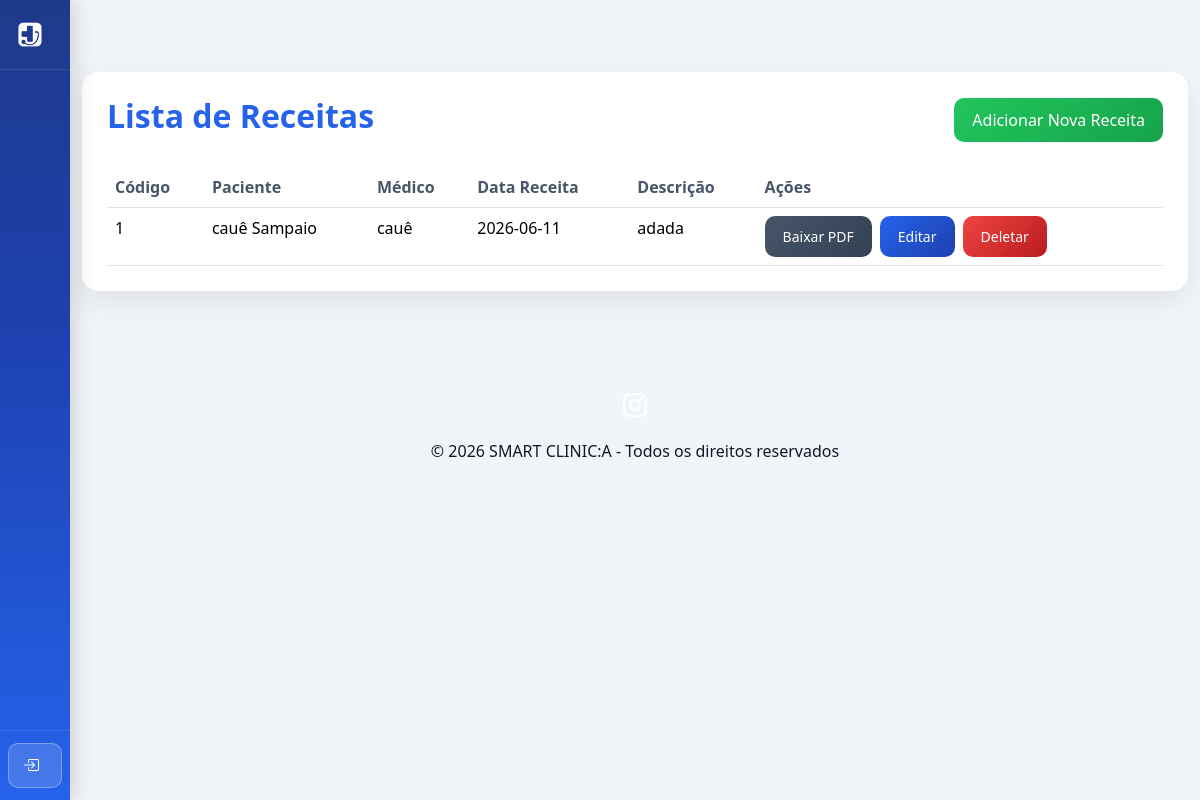
The page /Frontend/receita.php on the database as committed earlier.
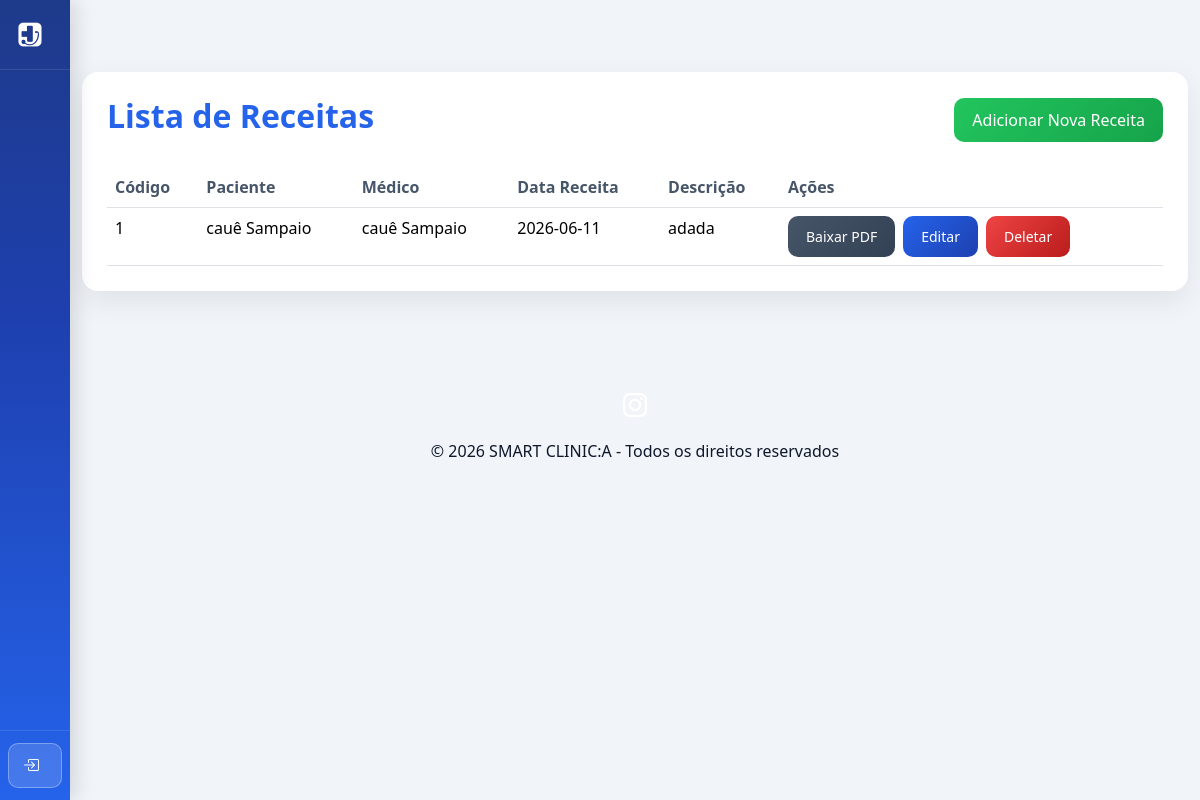
The same page on the database as committed later.
### tables this page shows
CREATE TABLE `receita` (
  `cod` int(11) NOT NULL,
  `fk_paciente_cod` int(11) DEFAULT NULL,
  `fk_medico_cod` int(11) DEFAULT NULL,
  `data_receita` date DEFAULT NULL,
  `descricao` text DEFAULT NULL,
  `tipo` varchar(50) DEFAULT NULL
);

CREATE TABLE `medico` (
  `cod` int(11) NOT NULL,
  `fk_instituicao_cod` int(11) DEFAULT NULL,
  `cpf` varchar(11) NOT NULL,
  `crm` varchar(20) NOT NULL,
  `rqe` varchar(20) DEFAULT NULL,
  `foto` varchar(200) DEFAULT NULL,
  `nome` varchar(100) NOT NULL,
  `email` varchar(100) NOT NULL,
  `senha` varchar(100) NOT NULL,
  `especialidade` varchar(50) DEFAULT NULL,
  `telefone` varchar(20) NOT NULL,
  `endereco` varchar(200) NOT NULL
);

CREATE TABLE `paciente` (
  `cod` int(11) NOT NULL,
  `fk_instituicao_cod` int(11) DEFAULT NULL,
  `cpf` varchar(11) NOT NULL,
  `nome` varchar(100) NOT NULL,
  `data_nascimento` date NOT NULL,
  `email` varchar(100) DEFAULT NULL,
  `senha` varchar(100) DEFAULT NULL,
  `endereco` varchar(200) DEFAULT NULL,
  `foto` varchar(100) DEFAULT NULL
);

### Backend/controller/Database.php (called while the page is built)
<?php
class Database {
    private static $instance = null;
    public static function getConnection() {
        if (self::$instance === null) {
            $host = '127.0.0.1';
            $db   = 'smartclinic';
            $user = 'root';
            $pass = '';
            $charset = 'utf8mb4';
            $dsn = "mysql:host=$host;dbname=$db;charset=$charset";
            $options = [
                PDO::ATTR_ERRMODE => PDO::ERRMODE_EXCEPTION,
                PDO::ATTR_DEFAULT_FETCH_MODE => PDO::FETCH_ASSOC,
                PDO::ATTR_EMULATE_PREPARES => false,
            ];
            self::$instance = new PDO($dsn, $user, $pass, $options);
        }
        return self::$instance;
    }
}

### Backend/controller/ReceitaController.php (called while the page is built, shortened)
<?php
require_once __DIR__ . '/../dao/ReceitaDAO.php';
class ReceitaController extends BaseController {
    private $dao;
    public function __construct() {
        $this->dao = new ReceitaDAO();
    }
    public function getAll() {
        return $this->dao->getAll();
    }
}

### Backend/dao/BaseDAO.php (called while the page is built, shortened)
<?php
require_once $_SERVER['DOCUMENT_ROOT'] . '/SMART-CLINIC-A/Backend/controller/Database.php';
class BaseDAO {
    public function __construct() {
        $this->db = Database::getConnection();
    }
}

### Backend/dao/ReceitaDAO.php (called while the page is built, shortened)
<?php
require_once __DIR__ . '/BaseDAO.php';
class ReceitaDAO extends BaseDAO {
    public function getAll() {
        $stmt = $this->db->query('SELECT r.*, p.nome as paciente_nome, m.nome as medico_nome FROM receita r LEFT JOIN paciente p ON r.fk_paciente_cod = p.cod LEFT JOIN medico m ON r.fk_medico_cod = m.cod');
        return $stmt->fetchAll();
    }
}

### Frontend/receita.php (the view, shortened to what the changed rows need)
<!DOCTYPE html>
<html lang="pt-BR">
<head>
    <link href="https://cdn.jsdelivr.net/npm/bootstrap@5.3.2/dist/css/bootstrap.min.css" rel="stylesheet">
    <link href="https://cdn.jsdelivr.net/npm/bootstrap-icons@1.11.1/font/bootstrap-icons.css" rel="stylesheet">
    <link rel="stylesheet" href="style.css">
</head>
<body>
    <section class="py-5">
        <div class="container py-4">
            <div class="card-modern">
                <?php
                require_once $_SERVER['DOCUMENT_ROOT'] . '/SMART-CLINIC-A/Backend/controller/ReceitaController.php';
                $controller = new ReceitaController();
                $action = isset($_GET['action']) ? $_GET['action'] : 'list';
                $isPaciente = isset($_SESSION['role']) && $_SESSION['role'] === 'paciente';
                $pacienteLogadoCod = $_SESSION['user_id'] ?? null;
                if ($action == 'list') {
                    ?>
                    <div class="d-flex justify-content-between align-items-center mb-4">
                        <h2 class="text-azul fw-bold">Lista de Receitas</h2>
                    </div>
                    <div class="table-responsive">
                        <table class="table table-modern mb-0">
                            <thead>
                                <tr>
                                    <th>Código</th>
                                    <th>Paciente</th>
                                    <th>Médico</th>
                                    <th>Data Receita</th>
                                    <th>Descrição</th>
                                    <th>Ações</th>
                                </tr>
                            </thead>
                            <tbody>
                                <?php
                                if ($isPaciente && !empty($pacienteLogadoCod)) {
                                    $receitas = $controller->getByPaciente($pacienteLogadoCod);
                                } else {
                                    $receitas = $controller->getAll();
                                }
                                foreach ($receitas as $rec) {
                                    echo "<tr>";
                                    echo "<td>" . htmlspecialchars($rec['cod']) . "</td>";
                                    echo "<td>" . htmlspecialchars($rec['paciente_nome']) . "</td>";
                                    echo "<td>" . htmlspecialchars($rec['medico_nome']) . "</td>";
                                    echo "<td>" . htmlspecialchars($rec['data_receita']) . "</td>";
                                    echo "<td>" . nl2br(htmlspecialchars($rec['descricao'] ?? '')) . "</td>";
                                    echo "<td>";
                                    echo "<a href='receita_pdf.php?id=" . $rec['cod'] . "' class='btn btn-sm btn-secondary-custom me-2'>Baixar PDF</a>";
                                    if (!isset($_SESSION['role']) || $_SESSION['role'] != 'paciente') {
                                        echo "<a href='receita.php?action=edit&id=" . $rec['cod'] . "' class='btn btn-sm btn-azul me-2'>Editar</a>";
                                        echo "<form method='POST' action='' style='display:inline;' onsubmit='return confirm(\"Tem certeza que deseja deletar?\")'>";
                                        echo "<button type='submit' class='btn btn-sm btn-danger-custom'>Deletar</button>";
                                        echo "</form>";
                                    }
                                    echo "</td>";
                                    echo "</tr>";
                                }
                                ?>
                            </tbody>
                        </table>
                    </div>
                <?php }
                ?>
            </div>
        </div>
    </section>
</body>
</html>

Rows that differ between the two databases and show on the page:
changed through a linked row, receita "adada": fk_medico_cod.nome "cauê" → "cauê Sampaio"
